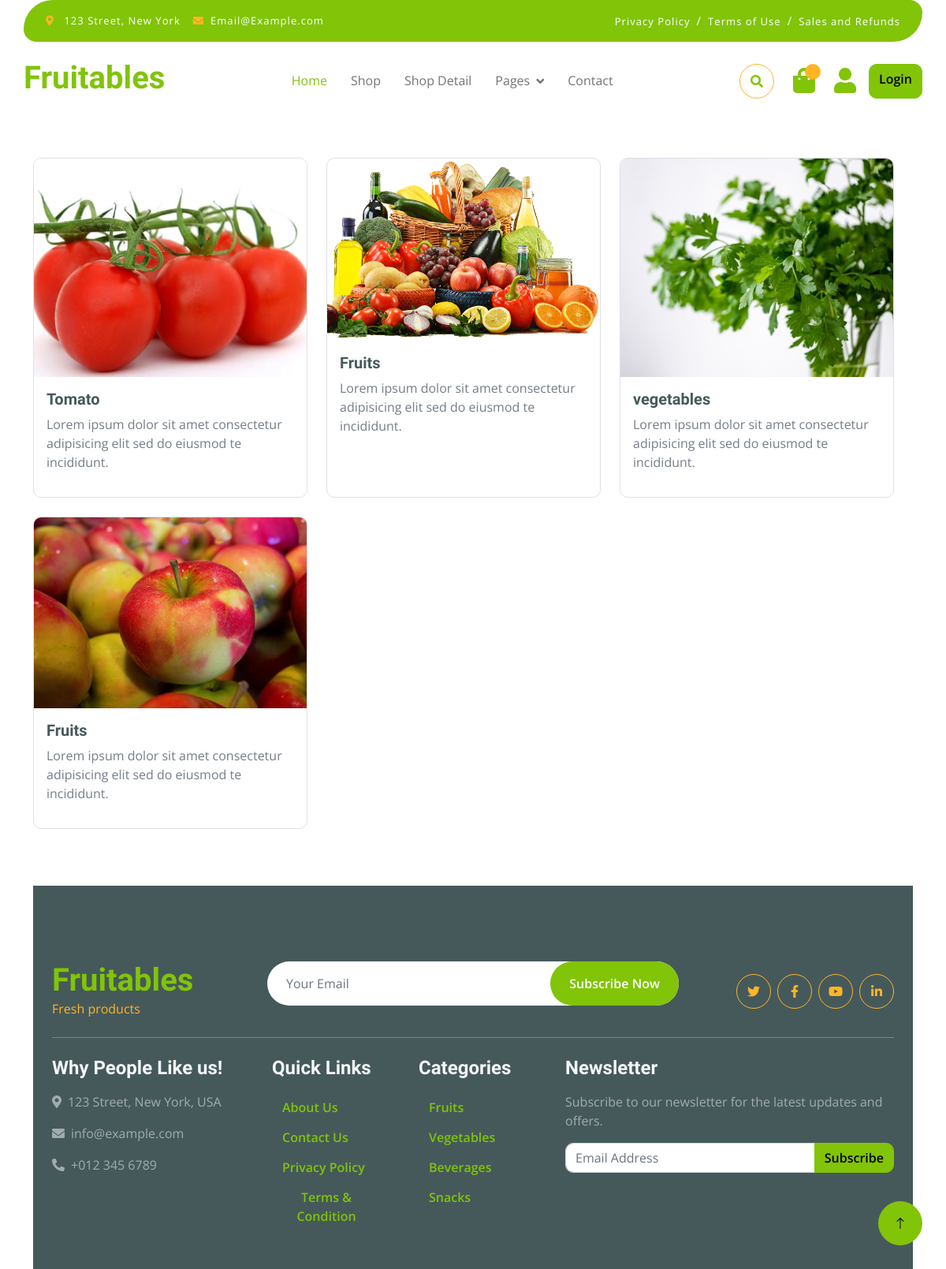
The page /category/ on the database its author committed.
### core/models.py (models this page shows, shortened)
class Category(models.Model):
    cid = ShortUUIDField(unique=True, length=10,max_length=20,prefix="cat",alphabet="sbjahdnck")
    title = models.CharField(max_length=100)
    image = models.ImageField(upload_to="category")
    class Meta:
        verbose_name_plural = "categories"

### core/views.py (the view)
# urls.py: path('category/',views.category_list_view,name="category-list"),
def category_list_view(request):
    categories = Category.objects.all()
    context = {"categories": categories}
    return render(request, "core/category-list.html", context)

### templates/core/category-list.html (shortened to what this page needs)
{% extends 'partials/base.html' %}
{% load static %}
{% block content %}
<div class="container" style="margin-top: 200px;">
    <div class="row mb-5">
    <div class="row">
        {% if categories %}
            {% for c in categories %}
            <div class="col-md-4 mb-4">
                <div class="card h-100">
                    <img src="{{ c.image.url }}" class="card-img-top" alt="{{ c.title }}">
                    <div class="card-body">
                        <h5 class="card-title font-weight-bold">{{ c.title }}</h5>
                        <p class="card-text">Lorem ipsum dolor sit amet consectetur adipisicing elit sed do eiusmod te incididunt.</p>
                    </div>
                </div>
            </div>
            {% endfor %}
        {% else %}
            <p>No categories available.</p>
        {% endif %}
    </div>
</div>
{% endblock content %}

### static/assets/css/style.css (style rules this page uses)
.card { border: 1px solid #dee2e6; border-radius: 10px; transition: box-shadow 0.3s ease; }

### rows shown on the page
Category: image (picture), title "Tomato"
Category: image (picture), title "Fruits"
Category: image (picture), title "vegetables"
Category: image (picture), title "Fruits"
